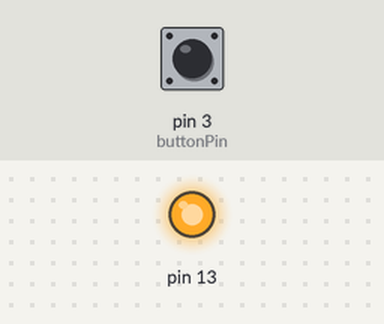
The sketch below on a simulated Arduino Uno, built with avr-gcc and run on an emulated ATmega328P. Parts: output pins drawn as LEDs (lit = HIGH). Inputs (shaded band) come from the test bench; at power-on: pin 3 (buttonPin) LOW. What the sketch prints to the serial monitor is not drawn.

Above: at 1.2 s.
1.3 s: pin 3 (buttonPin) pulled HIGH for 0.15 s
At 1.37 s:
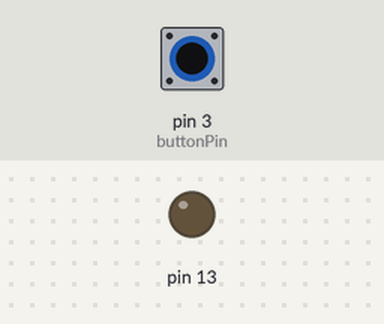
2.9 s: pin 3 (buttonPin) pulled HIGH for 3.2 s
At 7.1 s:
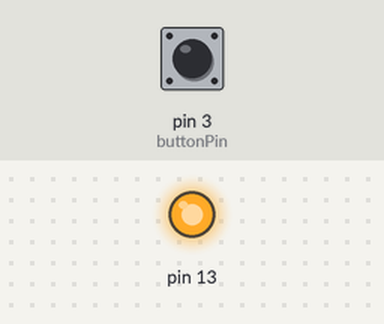
Timing chart, 0 to 8.6 s (numbered marks = the images above; inputs shaded):
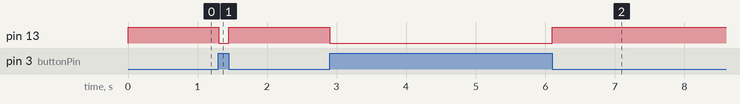

The sketch:

Pull-_DOWN_resistor.ino
```cpp
// Pull-DOWN resistor

int buttonPin = 3;
int builtInLed = 13;

void setup() {
pinMode(buttonPin,INPUT);
pinMode(13,OUTPUT);
Serial.begin(9600);
}

void loop() {
int buttonState = digitalRead(buttonPin);
//read the state of the button input
if (buttonState == HIGH) {
// if the button is pressed it is high state
digitalWrite(13,LOW);
} else {
digitalWrite(13,HIGH);
Serial.println(buttonState);
}
}
```

Measured:
- after the input at 1.3 s, pin 13: HIGH → LOW at once, → HIGH 0.15 s later
- after the input at 2.9 s, pin 13: HIGH → LOW at once, → HIGH 3.2 s later
